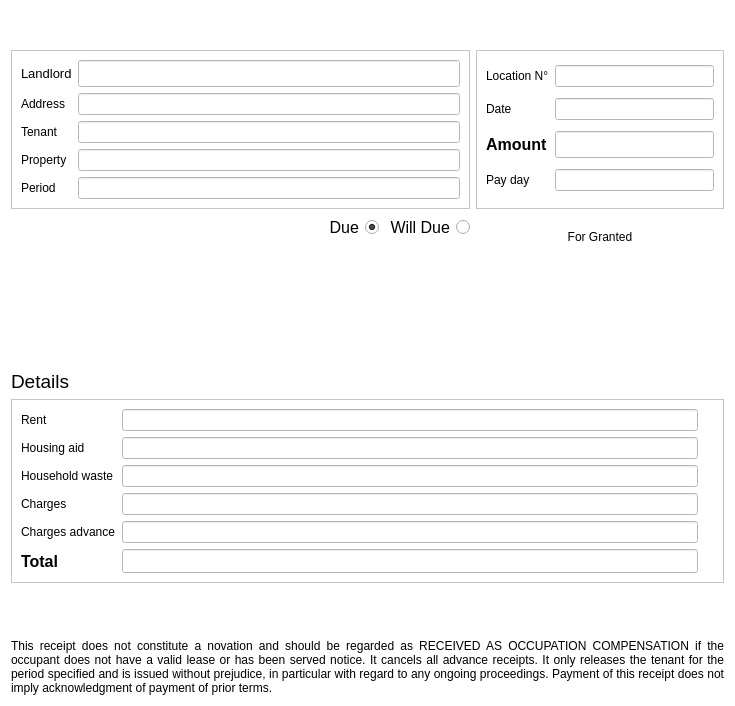
<?xml version="1.0" encoding="UTF-8"?>
<ui version="4.0">
 <class>W_Receipt_Form</class>
 <widget class="QWidget" name="W_Receipt_Form">
  <property name="geometry">
   <rect>
    <x>0</x>
    <y>0</y>
    <width>735</width>
    <height>706</height>
   </rect>
  </property>
  <property name="sizePolicy">
   <sizepolicy hsizetype="Preferred" vsizetype="Preferred">
    <horstretch>0</horstretch>
    <verstretch>0</verstretch>
   </sizepolicy>
  </property>
  <property name="windowTitle">
   <string>Form</string>
  </property>
  <property name="styleSheet">
   <string notr="true">background-color: white; color:black</string>
  </property>
  <layout class="QGridLayout" name="gridLayout">
   <item row="2" column="0">
    <widget class="QRadioButton" name="rb_due">
     <property name="sizePolicy">
      <sizepolicy hsizetype="Minimum" vsizetype="Minimum">
       <horstretch>0</horstretch>
       <verstretch>0</verstretch>
      </sizepolicy>
     </property>
     <property name="minimumSize">
      <size>
       <width>260</width>
       <height>21</height>
      </size>
     </property>
     <property name="font">
      <font>
       <pointsize>12</pointsize>
      </font>
     </property>
     <property name="layoutDirection">
      <enum>Qt::LayoutDirection::RightToLeft</enum>
     </property>
     <property name="text">
      <string>Due</string>
     </property>
     <property name="checked">
      <bool>true</bool>
     </property>
    </widget>
   </item>
   <item row="6" column="2">
    <widget class="QLabel" name="label_20">
     <property name="enabled">
      <bool>true</bool>
     </property>
     <property name="sizePolicy">
      <sizepolicy hsizetype="Minimum" vsizetype="Minimum">
       <horstretch>0</horstretch>
       <verstretch>0</verstretch>
      </sizepolicy>
     </property>
     <property name="minimumSize">
      <size>
       <width>100</width>
       <height>100</height>
      </size>
     </property>
     <property name="font">
      <font>
       <pointsize>10</pointsize>
      </font>
     </property>
     <property name="text">
      <string/>
     </property>
     <property name="pixmap">
      <pixmap>:/signature</pixmap>
     </property>
     <property name="scaledContents">
      <bool>false</bool>
     </property>
     <property name="alignment">
      <set>Qt::AlignmentFlag::AlignCenter</set>
     </property>
     <property name="wordWrap">
      <bool>false</bool>
     </property>
     <property name="margin">
      <number>0</number>
     </property>
     <property name="indent">
      <number>-1</number>
     </property>
    </widget>
   </item>
   <item row="1" column="0" colspan="2">
    <widget class="QFrame" name="frame">
     <property name="sizePolicy">
      <sizepolicy hsizetype="Minimum" vsizetype="Preferred">
       <horstretch>0</horstretch>
       <verstretch>0</verstretch>
      </sizepolicy>
     </property>
     <property name="frameShape">
      <enum>QFrame::Shape::StyledPanel</enum>
     </property>
     <property name="frameShadow">
      <enum>QFrame::Shadow::Raised</enum>
     </property>
     <layout class="QGridLayout" name="gridLayout_2">
      <item row="1" column="0">
       <widget class="QLabel" name="label_2">
        <property name="text">
         <string>Address</string>
        </property>
       </widget>
      </item>
      <item row="0" column="0">
       <widget class="QLabel" name="label">
        <property name="font">
         <font>
          <pointsize>10</pointsize>
         </font>
        </property>
        <property name="text">
         <string>Landlord</string>
        </property>
       </widget>
      </item>
      <item row="1" column="1">
       <widget class="QLineEdit" name="lineEdit_2">
        <property name="sizePolicy">
         <sizepolicy hsizetype="Preferred" vsizetype="Fixed">
          <horstretch>0</horstretch>
          <verstretch>0</verstretch>
         </sizepolicy>
        </property>
        <property name="text">
         <string/>
        </property>
        <property name="alignment">
         <set>Qt::AlignmentFlag::AlignRight|Qt::AlignmentFlag::AlignTrailing|Qt::AlignmentFlag::AlignVCenter</set>
        </property>
       </widget>
      </item>
      <item row="4" column="0">
       <widget class="QLabel" name="label_5">
        <property name="text">
         <string>Period</string>
        </property>
       </widget>
      </item>
      <item row="2" column="1">
       <widget class="QLineEdit" name="le_tenant_name">
        <property name="alignment">
         <set>Qt::AlignmentFlag::AlignRight|Qt::AlignmentFlag::AlignTrailing|Qt::AlignmentFlag::AlignVCenter</set>
        </property>
       </widget>
      </item>
      <item row="3" column="0">
       <widget class="QLabel" name="label_4">
        <property name="text">
         <string>Property</string>
        </property>
       </widget>
      </item>
      <item row="4" column="1">
       <widget class="QLineEdit" name="le_date_period">
        <property name="alignment">
         <set>Qt::AlignmentFlag::AlignRight|Qt::AlignmentFlag::AlignTrailing|Qt::AlignmentFlag::AlignVCenter</set>
        </property>
       </widget>
      </item>
      <item row="3" column="1">
       <widget class="QLineEdit" name="le_property_address">
        <property name="alignment">
         <set>Qt::AlignmentFlag::AlignRight|Qt::AlignmentFlag::AlignTrailing|Qt::AlignmentFlag::AlignVCenter</set>
        </property>
       </widget>
      </item>
      <item row="2" column="0">
       <widget class="QLabel" name="label_3">
        <property name="text">
         <string>Tenant</string>
        </property>
       </widget>
      </item>
      <item row="0" column="1">
       <widget class="QLineEdit" name="lineEdit">
        <property name="font">
         <font>
          <pointsize>12</pointsize>
         </font>
        </property>
        <property name="text">
         <string/>
        </property>
        <property name="alignment">
         <set>Qt::AlignmentFlag::AlignRight|Qt::AlignmentFlag::AlignTrailing|Qt::AlignmentFlag::AlignVCenter</set>
        </property>
       </widget>
      </item>
     </layout>
    </widget>
   </item>
   <item row="8" column="0" colspan="3">
    <widget class="QFrame" name="frame_2">
     <property name="frameShape">
      <enum>QFrame::Shape::StyledPanel</enum>
     </property>
     <property name="frameShadow">
      <enum>QFrame::Shadow::Raised</enum>
     </property>
     <layout class="QGridLayout" name="gridLayout_3">
      <item row="4" column="1">
       <widget class="QLineEdit" name="le_charge_advance">
        <property name="text">
         <string/>
        </property>
        <property name="alignment">
         <set>Qt::AlignmentFlag::AlignRight|Qt::AlignmentFlag::AlignTrailing|Qt::AlignmentFlag::AlignVCenter</set>
        </property>
       </widget>
      </item>
      <item row="5" column="1">
       <widget class="QLineEdit" name="le_tot">
        <property name="font">
         <font>
          <pointsize>12</pointsize>
          <bold>true</bold>
         </font>
        </property>
        <property name="text">
         <string/>
        </property>
        <property name="alignment">
         <set>Qt::AlignmentFlag::AlignRight|Qt::AlignmentFlag::AlignTrailing|Qt::AlignmentFlag::AlignVCenter</set>
        </property>
       </widget>
      </item>
      <item row="3" column="2">
       <widget class="QLabel" name="label_21">
        <property name="font">
         <font>
          <pointsize>12</pointsize>
          <bold>true</bold>
         </font>
        </property>
        <property name="text">
         <string/>
        </property>
        <property name="pixmap">
         <pixmap resource="../../resources/icons.qrc">:/assets/vcs-added.svg</pixmap>
        </property>
       </widget>
      </item>
      <item row="0" column="1">
       <widget class="QLineEdit" name="le_rent">
        <property name="text">
         <string/>
        </property>
        <property name="alignment">
         <set>Qt::AlignmentFlag::AlignRight|Qt::AlignmentFlag::AlignTrailing|Qt::AlignmentFlag::AlignVCenter</set>
        </property>
       </widget>
      </item>
      <item row="3" column="0">
       <widget class="QLabel" name="label_16">
        <property name="text">
         <string>Charges</string>
        </property>
       </widget>
      </item>
      <item row="1" column="0">
       <widget class="QLabel" name="label_17">
        <property name="text">
         <string>Housing aid</string>
        </property>
       </widget>
      </item>
      <item row="4" column="0">
       <widget class="QLabel" name="label_8">
        <property name="text">
         <string>Charges advance</string>
        </property>
       </widget>
      </item>
      <item row="0" column="0">
       <widget class="QLabel" name="label_7">
        <property name="text">
         <string>Rent</string>
        </property>
       </widget>
      </item>
      <item row="5" column="0">
       <widget class="QLabel" name="label_12">
        <property name="font">
         <font>
          <pointsize>12</pointsize>
          <bold>true</bold>
         </font>
        </property>
        <property name="text">
         <string>Total</string>
        </property>
       </widget>
      </item>
      <item row="3" column="1">
       <widget class="QLineEdit" name="le_charge">
        <property name="text">
         <string/>
        </property>
        <property name="alignment">
         <set>Qt::AlignmentFlag::AlignRight|Qt::AlignmentFlag::AlignTrailing|Qt::AlignmentFlag::AlignVCenter</set>
        </property>
       </widget>
      </item>
      <item row="1" column="1">
       <widget class="QLineEdit" name="le_housing_aid"/>
      </item>
      <item row="4" column="2">
       <widget class="QLabel" name="label_22">
        <property name="font">
         <font>
          <pointsize>12</pointsize>
          <bold>true</bold>
         </font>
        </property>
        <property name="text">
         <string/>
        </property>
        <property name="pixmap">
         <pixmap resource="../../resources/icons.qrc">:/assets/vcs-removed.svg</pixmap>
        </property>
       </widget>
      </item>
      <item row="2" column="0">
       <widget class="QLabel" name="label_9">
        <property name="text">
         <string>Household waste</string>
        </property>
       </widget>
      </item>
      <item row="2" column="1">
       <widget class="QLineEdit" name="lineEdit_3"/>
      </item>
     </layout>
    </widget>
   </item>
   <item row="2" column="1">
    <widget class="QRadioButton" name="re_will_due">
     <property name="sizePolicy">
      <sizepolicy hsizetype="Maximum" vsizetype="Fixed">
       <horstretch>0</horstretch>
       <verstretch>0</verstretch>
      </sizepolicy>
     </property>
     <property name="font">
      <font>
       <pointsize>12</pointsize>
      </font>
     </property>
     <property name="layoutDirection">
      <enum>Qt::LayoutDirection::RightToLeft</enum>
     </property>
     <property name="text">
      <string>Will Due</string>
     </property>
    </widget>
   </item>
   <item row="2" column="2" rowspan="4">
    <widget class="QLabel" name="label_19">
     <property name="text">
      <string>For Granted</string>
     </property>
     <property name="alignment">
      <set>Qt::AlignmentFlag::AlignCenter</set>
     </property>
    </widget>
   </item>
   <item row="9" column="0" colspan="3">
    <spacer name="verticalSpacer">
     <property name="orientation">
      <enum>Qt::Orientation::Vertical</enum>
     </property>
     <property name="sizeType">
      <enum>QSizePolicy::Policy::Fixed</enum>
     </property>
     <property name="sizeHint" stdset="0">
      <size>
       <width>20</width>
       <height>50</height>
      </size>
     </property>
    </spacer>
   </item>
   <item row="7" column="0" colspan="2">
    <widget class="QLabel" name="label_6">
     <property name="font">
      <font>
       <pointsize>14</pointsize>
      </font>
     </property>
     <property name="text">
      <string>Details</string>
     </property>
    </widget>
   </item>
   <item row="1" column="2">
    <widget class="QFrame" name="frame_3">
     <property name="sizePolicy">
      <sizepolicy hsizetype="Maximum" vsizetype="Preferred">
       <horstretch>0</horstretch>
       <verstretch>0</verstretch>
      </sizepolicy>
     </property>
     <property name="frameShape">
      <enum>QFrame::Shape::StyledPanel</enum>
     </property>
     <property name="frameShadow">
      <enum>QFrame::Shadow::Raised</enum>
     </property>
     <layout class="QGridLayout" name="gridLayout_4">
      <item row="2" column="1">
       <widget class="QLabel" name="label_10">
        <property name="font">
         <font>
          <pointsize>12</pointsize>
          <bold>true</bold>
         </font>
        </property>
        <property name="text">
         <string>Amount</string>
        </property>
       </widget>
      </item>
      <item row="1" column="1">
       <widget class="QLabel" name="label_11">
        <property name="text">
         <string>Date</string>
        </property>
       </widget>
      </item>
      <item row="0" column="2">
       <widget class="QLineEdit" name="le_location_number">
        <property name="text">
         <string/>
        </property>
        <property name="alignment">
         <set>Qt::AlignmentFlag::AlignRight|Qt::AlignmentFlag::AlignTrailing|Qt::AlignmentFlag::AlignVCenter</set>
        </property>
       </widget>
      </item>
      <item row="3" column="1">
       <widget class="QLabel" name="label_14">
        <property name="text">
         <string>Pay day</string>
        </property>
       </widget>
      </item>
      <item row="3" column="2">
       <widget class="QLineEdit" name="le_pay_date">
        <property name="text">
         <string/>
        </property>
        <property name="alignment">
         <set>Qt::AlignmentFlag::AlignRight|Qt::AlignmentFlag::AlignTrailing|Qt::AlignmentFlag::AlignVCenter</set>
        </property>
       </widget>
      </item>
      <item row="1" column="2">
       <widget class="QLineEdit" name="le_start_date">
        <property name="text">
         <string/>
        </property>
        <property name="alignment">
         <set>Qt::AlignmentFlag::AlignRight|Qt::AlignmentFlag::AlignTrailing|Qt::AlignmentFlag::AlignVCenter</set>
        </property>
       </widget>
      </item>
      <item row="0" column="1">
       <widget class="QLabel" name="label_13">
        <property name="text">
         <string>Location N°</string>
        </property>
       </widget>
      </item>
      <item row="2" column="2">
       <widget class="QLineEdit" name="le_tot_amount">
        <property name="font">
         <font>
          <pointsize>12</pointsize>
          <bold>true</bold>
         </font>
        </property>
        <property name="text">
         <string/>
        </property>
        <property name="alignment">
         <set>Qt::AlignmentFlag::AlignRight|Qt::AlignmentFlag::AlignTrailing|Qt::AlignmentFlag::AlignVCenter</set>
        </property>
       </widget>
      </item>
     </layout>
    </widget>
   </item>
   <item row="10" column="0" colspan="3">
    <widget class="QLabel" name="label_15">
     <property name="sizePolicy">
      <sizepolicy hsizetype="Preferred" vsizetype="Preferred">
       <horstretch>0</horstretch>
       <verstretch>0</verstretch>
      </sizepolicy>
     </property>
     <property name="minimumSize">
      <size>
       <width>0</width>
       <height>0</height>
      </size>
     </property>
     <property name="text">
      <string>This receipt does not constitute a novation and should be regarded as RECEIVED AS OCCUPATION COMPENSATION if the occupant does not have a valid lease or has been served notice. It cancels all advance receipts. It only releases the tenant for the period specified and is issued without prejudice, in particular with regard to any ongoing proceedings. Payment of this receipt does not imply acknowledgment of payment of prior terms.</string>
     </property>
     <property name="scaledContents">
      <bool>false</bool>
     </property>
     <property name="alignment">
      <set>Qt::AlignmentFlag::AlignJustify|Qt::AlignmentFlag::AlignVCenter</set>
     </property>
     <property name="wordWrap">
      <bool>true</bool>
     </property>
    </widget>
   </item>
   <item row="0" column="0" colspan="3">
    <widget class="QLabel" name="l_title">
     <property name="font">
      <font>
       <pointsize>22</pointsize>
      </font>
     </property>
     <property name="text">
      <string/>
     </property>
    </widget>
   </item>
  </layout>
 </widget>
 <resources>
  <include location="../../resources/icons.qrc"/>
 </resources>
 <connections/>
</ui>
